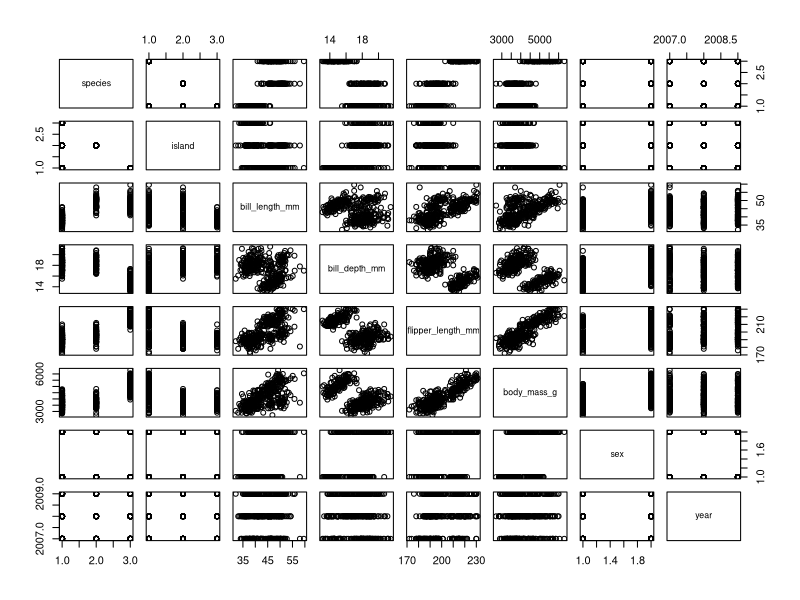
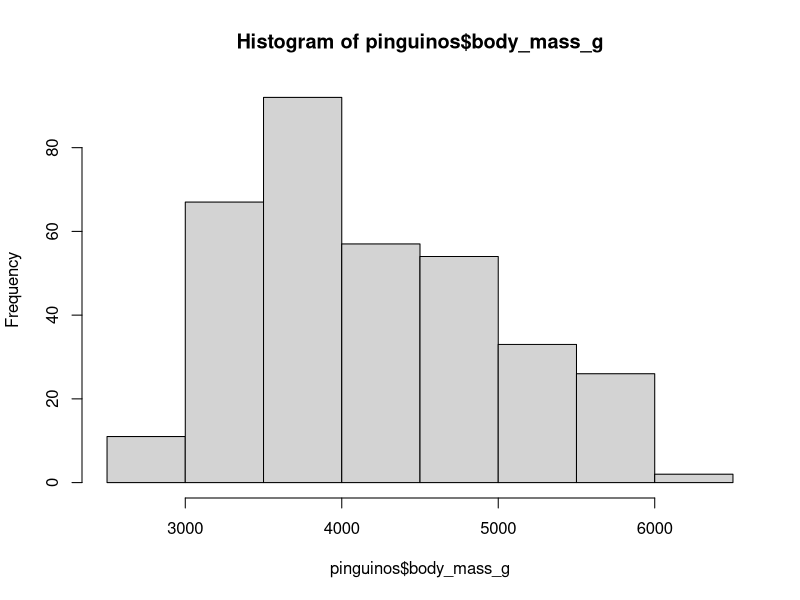
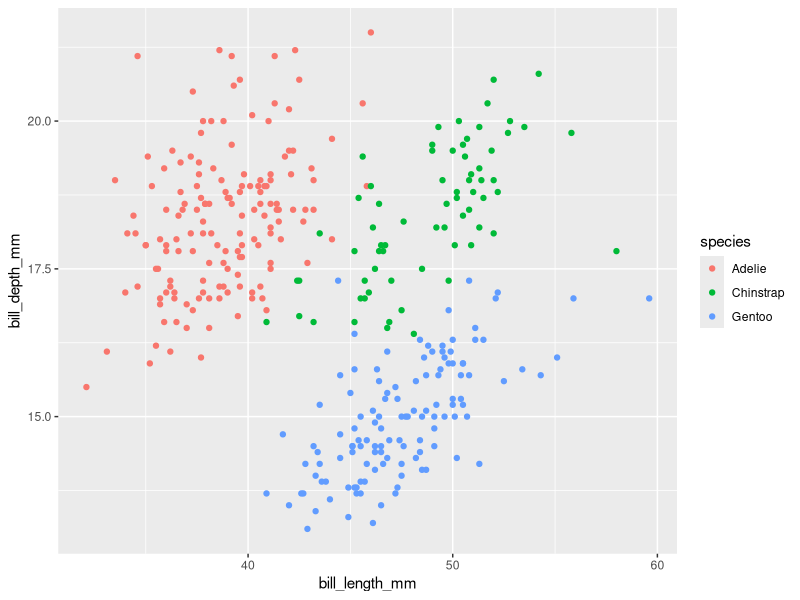

Generate these figures, in order, with R:
## ---- chunk 1
#| echo: false

pinguinos <- palmerpenguins::penguins
## ---- chunk 2
#| output-location: slide
plot(pinguinos)

## ---- chunk 3
hist(pinguinos$body_mass_g)
## ---- chunk 4
#| code-line-numbers: "1|3|4|5"

library(ggplot2) # Cargamos el paquete

ggplot(data = pinguinos, # Datos a trabajar
       aes(x = bill_length_mm, y = bill_depth_mm, color = species)) + # Variables a mapear
  geom_point() # Geometría a usar

